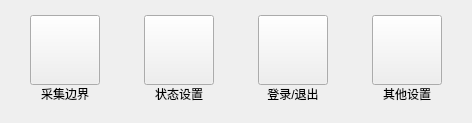
       <widget class="QWidget" name="controlMainPage">
        <layout class="QGridLayout" name="gridLayout_3">
         <property name="leftMargin">
          <number>30</number>
         </property>
         <property name="topMargin">
          <number>15</number>
         </property>
         <property name="rightMargin">
          <number>30</number>
         </property>
         <property name="bottomMargin">
          <number>20</number>
         </property>
         <property name="horizontalSpacing">
          <number>44</number>
         </property>
         <item row="0" column="0">
          <layout class="QVBoxLayout" name="verticalLayout_5">
           <property name="spacing">
            <number>0</number>
           </property>
           <item>
            <widget class="QPushButton" name="collectorBtn">
             <property name="minimumSize">
              <size>
               <width>70</width>
               <height>70</height>
              </size>
             </property>
             <property name="maximumSize">
              <size>
               <width>70</width>
               <height>70</height>
              </size>
             </property>
             <property name="text">
              <string/>
             </property>
             <property name="autoRepeatDelay">
              <number>500</number>
             </property>
             <property name="autoRepeatInterval">
              <number>200</number>
             </property>
            </widget>
           </item>
           <item>
            <widget class="QLabel" name="collectorBtnLabel">
             <property name="maximumSize">
              <size>
               <width>70</width>
               <height>16777215</height>
              </size>
             </property>
             <property name="text">
              <string>采集边界</string>
             </property>
             <property name="alignment">
              <set>Qt::AlignCenter</set>
             </property>
            </widget>
           </item>
          </layout>
         </item>
         <item row="0" column="1">
          <layout class="QVBoxLayout" name="verticalLayout_6">
           <property name="spacing">
            <number>0</number>
           </property>
           <item>
            <widget class="QPushButton" name="stateSetBtn">
             <property name="minimumSize">
              <size>
               <width>70</width>
               <height>70</height>
              </size>
             </property>
             <property name="maximumSize">
              <size>
               <width>70</width>
               <height>70</height>
              </size>
             </property>
             <property name="text">
              <string/>
             </property>
             <property name="autoRepeatDelay">
              <number>500</number>
             </property>
             <property name="autoRepeatInterval">
              <number>200</number>
             </property>
            </widget>
           </item>
           <item>
            <widget class="QLabel" name="stateSetBtnLabel">
             <property name="maximumSize">
              <size>
               <width>70</width>
               <height>16777215</height>
              </size>
             </property>
             <property name="text">
              <string>状态设置</string>
             </property>
             <property name="alignment">
              <set>Qt::AlignCenter</set>
             </property>
            </widget>
           </item>
          </layout>
         </item>
         <item row="0" column="2">
          <layout class="QVBoxLayout" name="verticalLayout_7">
           <property name="spacing">
            <number>0</number>
           </property>
           <item>
            <widget class="QPushButton" name="loginOutBtn">
             <property name="minimumSize">
              <size>
               <width>70</width>
               <height>70</height>
              </size>
             </property>
             <property name="maximumSize">
              <size>
               <width>70</width>
               <height>70</height>
              </size>
             </property>
             <property name="text">
              <string/>
             </property>
             <property name="autoRepeatDelay">
              <number>500</number>
             </property>
             <property name="autoRepeatInterval">
              <number>200</number>
             </property>
            </widget>
           </item>
           <item>
            <widget class="QLabel" name="loginOutBtnLabel">
             <property name="maximumSize">
              <size>
               <width>70</width>
               <height>16777215</height>
              </size>
             </property>
             <property name="text">
              <string>登录/退出</string>
             </property>
             <property name="alignment">
              <set>Qt::AlignCenter</set>
             </property>
            </widget>
           </item>
          </layout>
         </item>
         <item row="0" column="3">
          <layout class="QVBoxLayout" name="verticalLayout_8">
           <property name="spacing">
            <number>0</number>
           </property>
           <item>
            <widget class="QPushButton" name="otherSetBtn">
             <property name="minimumSize">
              <size>
               <width>70</width>
               <height>70</height>
              </size>
             </property>
             <property name="maximumSize">
              <size>
               <width>70</width>
               <height>70</height>
              </size>
             </property>
             <property name="text">
              <string/>
             </property>
             <property name="autoRepeatDelay">
              <number>500</number>
             </property>
             <property name="autoRepeatInterval">
              <number>200</number>
             </property>
            </widget>
           </item>
           <item>
            <widget class="QLabel" name="otherSetBtnLabel">
             <property name="maximumSize">
              <size>
               <width>70</width>
               <height>16777215</height>
              </size>
             </property>
             <property name="text">
              <string>其他设置</string>
             </property>
             <property name="alignment">
              <set>Qt::AlignCenter</set>
             </property>
            </widget>
           </item>
          </layout>
         </item>
        </layout>
       </widget>
